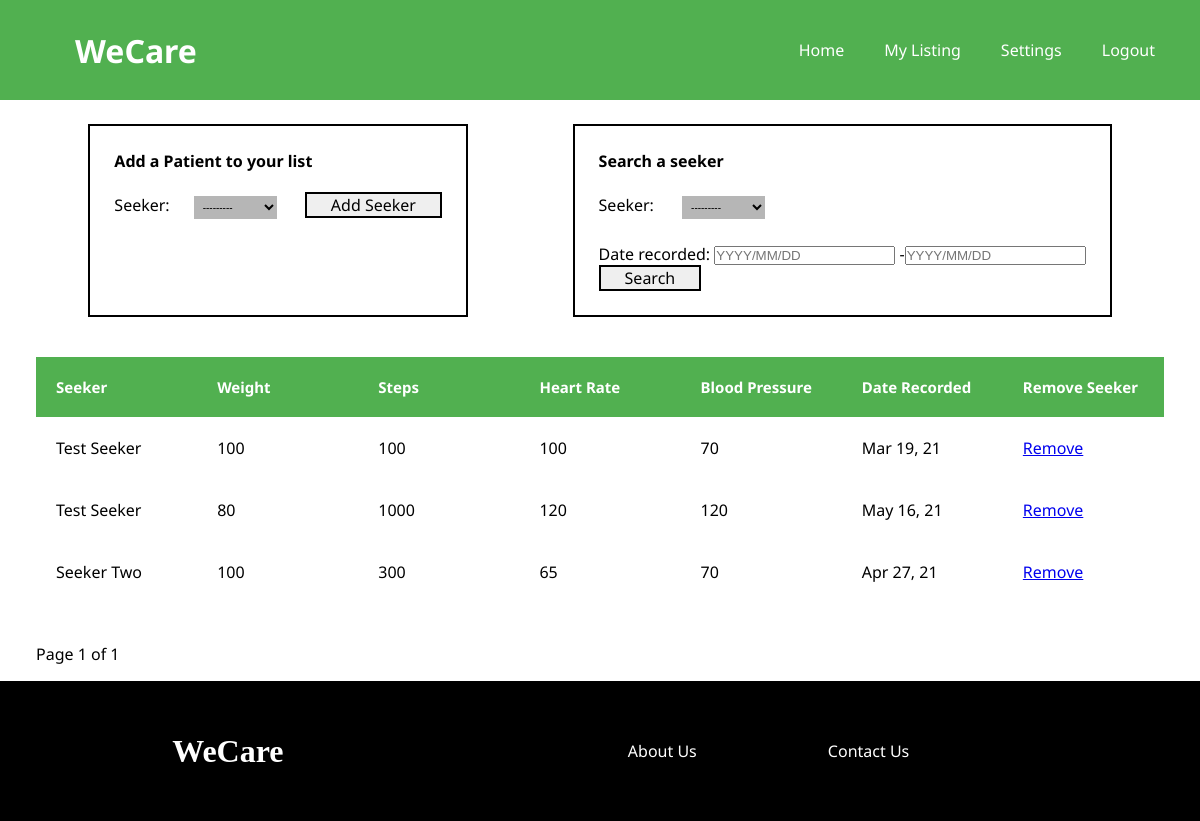
/providerdashboard (signed in), run on an earlier commit of the app's database.
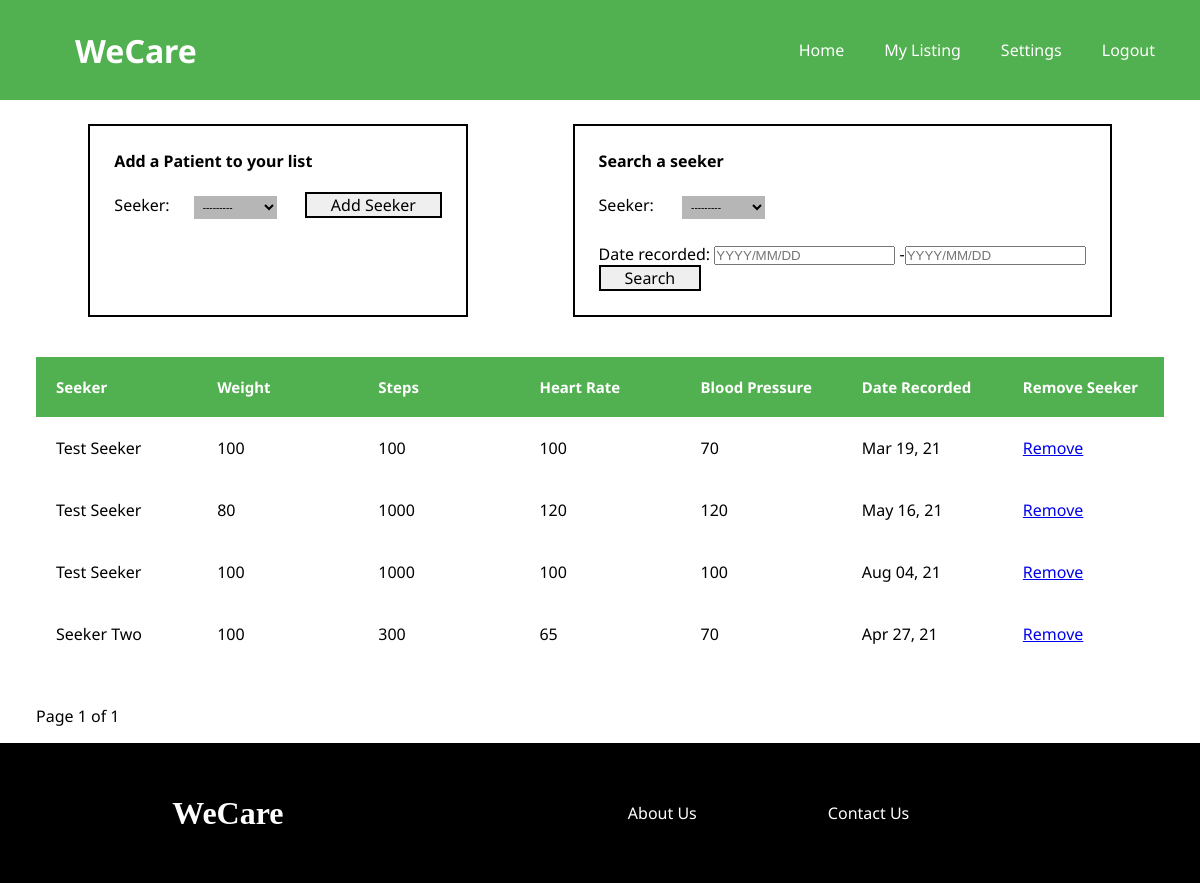
And on a later commit of the database.
### healthdata/models.py (models this page shows, shortened)
class HealthData(models.Model):
    seeker = models.ForeignKey(Seeker, on_delete=models.CASCADE)
    heartrate = models.IntegerField(
        validators=[MaxValueValidator(210), MinValueValidator(50)])
    weight = models.IntegerField()
    steps = models.IntegerField()
    blood_pressure = models.IntegerField(
        validators=[MaxValueValidator(180), MinValueValidator(60)], null=True, blank=True)
    date_recorded = models.DateTimeField(default=timezone.now)

### users/models.py (models this page shows, shortened)
class Seeker(models.Model):
    user = models.OneToOneField(
        User, on_delete=models.CASCADE, primary_key=True)
    phone_number = models.CharField(max_length=20)
    location = models.CharField(max_length=20)
    medicaid_recepient = models.BooleanField(default=False)
    ethnicity = models.CharField(max_length=20)
    def __str__(self):
        return f'{self.user.first_name} {self.user.last_name}'

class User(AbstractUser):
    email = models.EmailField(unique=True)
    is_seeker = models.BooleanField(default=False)
    is_provider = models.BooleanField(default=False)
    first_name = models.CharField(max_length=100)
    last_name = models.CharField(max_length=100)
    USERNAME_FIELD = 'email'
    REQUIRED_FIELDS = []

### listings/views.py (the view, shortened to what this page needs)
# urls.py: path('providerdashboard', listings.providerdashboard, name='p_dashboard'),
def providerdashboard(request):
    provider = get_object_or_404(Provider, user=request.user)
    is_consulting = IsConsulting.objects.filter(
        provider=provider).values_list('seeker', flat=True)
    if is_consulting != None:
        us = HealthData.objects.filter(seeker__in=is_consulting)
        healthdata_filter = HealthDataFilter(
            request.GET, queryset=us)
    else:
        healthdata_filter = None
        us = None
    paginator = Paginator(healthdata_filter.qs, 4)
    page_number = request.GET.get('page')
    try:
        response = paginator.page(page_number)
    except PageNotAnInteger:
        response = paginator.page(1)
    except EmptyPage:
        response = paginator.page(paginator.num_pages)
    context = {
        'form': AddSeekerForm,
        'page': page_number,
        'response': response,
        'healthdata_filter': healthdata_filter,
        'us': us,
    }
    return render(request, 'listings/provider_dashboard.html', context)

### listings/templates/listings/provider_dashboard.html (shortened to what this page needs)
{% extends "listings/base.html" %}
{% load static %}
{% load my_templatetags %}
{% block content %}
<link rel="stylesheet" href="{% static 'listings/dashboard.css' %}">
<link rel="stylesheet" href="{% static 'listings/provider_dashboard.css' %}">
<div class="parent_container">
    <div class="table_container">
        <div class="form_cont">
            <div class="add_seeker">
                <h3>Add a Patient to your list</h3>
                <form method="POST" action="{% url 'add_seeker' %}">
                    {{ form }}
                    <input class="submit" type="submit" value="Add Seeker">
                </form>
            </div>
            <div class="search_seeker">
                <h3>Search a seeker</h3>
                <form method="get">
                    {{ healthdata_filter.form.as_p }}
                    <button class="submit" type="submit">Search</button>
                </form>
            </div>
        </div>
        <table class="listings_table">
            <thead>
                <tr>
                    <th>Seeker</th>
                    <th>Weight</th>
                    <th>Steps</th>
                    <th>Heart Rate</th>
                    <th>Blood Pressure</th>
                    <th>Date Recorded</th>
                    <th>Remove Seeker</th>
                </tr>
            </thead>
            {% for healthdata in healthdata_filter.qs %}
                <tr>
                    <td><a>{{ healthdata.seeker }}</a></td>
                    <td>{{ healthdata.weight }}</td>
                    <td>{{ healthdata.steps }}</td>
                    <td>{{ healthdata.heartrate }}</td>
                    <td>{{ healthdata.blood_pressure }}</td>
                    <td>{{ healthdata.date_recorded|date:"M d, y" }}</td>
                    <td><a href="{% url 'remove_seeker' healthdata.seeker.pk %}">Remove</a></td>
                </tr>
            {% endfor %}
        </table>
    </div>
    <div class="paginator">
        <span>
            <span class="current">
                Page {{ response.number }} of {{ response.paginator.num_pages }}
            </span>
        </span>
    </div>
</div>
{% endblock content %}

What changed in the data, as far as the page shows it:
added HealthData: seeker "Test Seeker", weight "100", steps "1000", heartrate "100", blood_pressure "100", date_recorded "Aug 04, 21"
